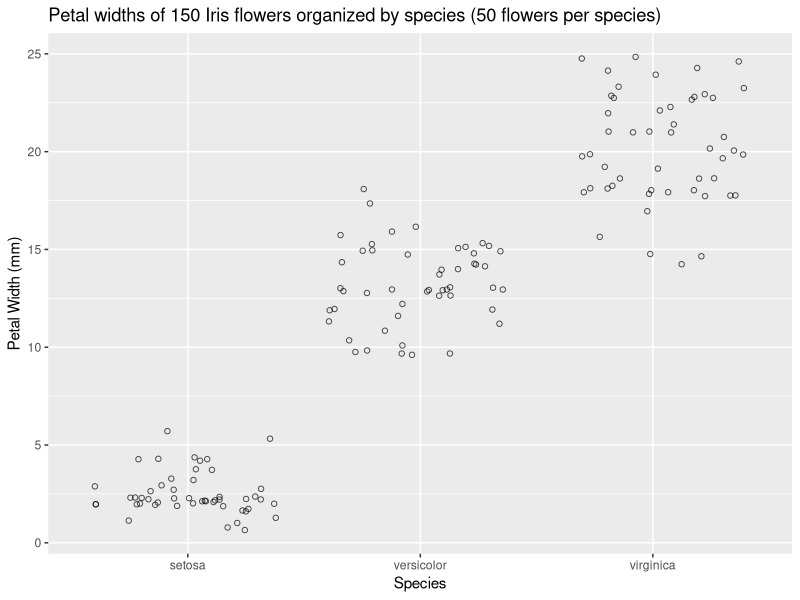
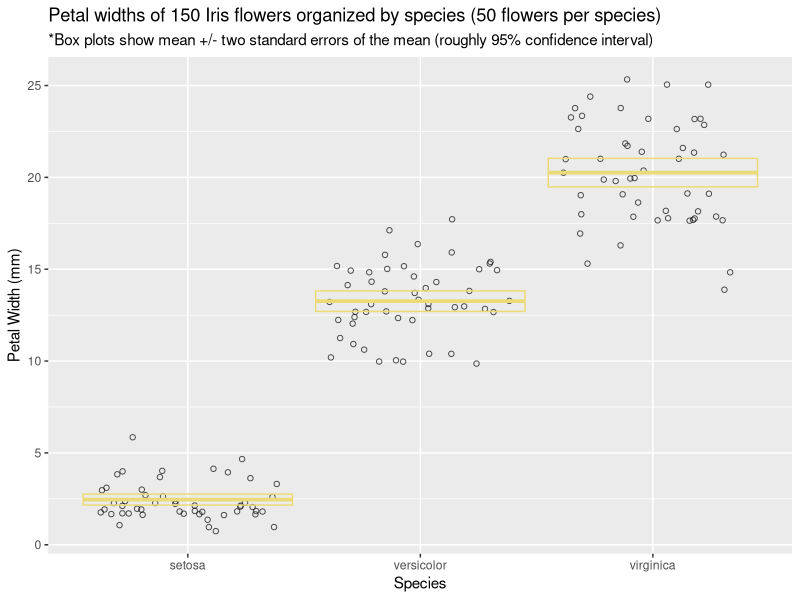
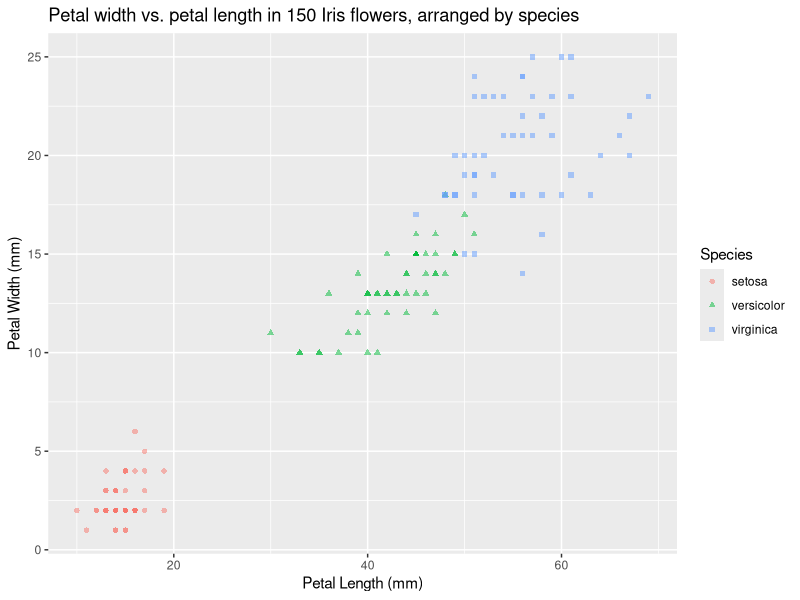

These figures' R source, in order: (Note: this script raises an error after producing the figures.)
## ---- chunk 1

library(tidyverse)
(iris <- as_tibble(iris))

## ---- chunk 2

(i2 <- rename(iris,
       sepal_length = Sepal.Length,
       sepal_width = Sepal.Width,
       petal_length = Petal.Length,
       petal_width = Petal.Width,
       species = Species))

## ---- chunk 3

(i2_mm <- transmute(i2, 
       sepal_length_mm = sepal_length * 10,
       sepal_width_mm = sepal_width * 10,
       petal_length_mm = petal_length * 10,
       petal_width_mm = petal_width * 10,
       species = species))


## ---- chunk 4

(areas <- transmute(i2_mm,
                      sepal_area = sepal_length_mm * sepal_width_mm,
                      petal_area = petal_length_mm * petal_width_mm,
                    species = species))

## ---- chunk 5

(summary_sepal_length <- summarize(i2_mm,
          sample_size = n(),
          max_value = max(sepal_length_mm),
          min_value = min(sepal_length_mm),
          range = max_value - min_value,
          median = median(sepal_length_mm),
          first_quartile = quantile(sepal_length_mm, .25),   
          third_quartile = quantile(sepal_length_mm, .75),
          inter_quartile_range = IQR(sepal_length_mm)))

## ---- chunk 6

species_grouped <- group_by(i2_mm, species)

(summary_petal_width <- summarize(species_grouped,
                                  sample_size = n(),
                                  mean = mean(petal_width_mm),
                                  sd = sd(petal_width_mm),
                                  var = var(petal_width_mm),
                                  sem = sd / sqrt(sample_size),
                                  ci_upper = mean + 2*sem,   
                                  ci_lower = mean - 2*sem))

## ---- chunk 7

ggplot(data = i2_mm) +
  geom_jitter(mapping = aes(y = petal_width_mm, x = species), shape = 1,
              alpha = .7) +
  labs(x = "Species", y = "Petal Width (mm)", title = "Petal widths of 150 Iris flowers organized by species (50 flowers per species)")

## ---- chunk 8

ggplot(data = i2_mm) +
  geom_jitter(mapping = aes(y = petal_width_mm, x = species), shape = 1,
              alpha = .7) +
  geom_crossbar(data = summary_petal_width, mapping = aes(x = species, y = mean, 
                                                          ymax = ci_upper, ymin = ci_lower),
                color = "#EDDA74") +
  labs(x = "Species", y = "Petal Width (mm)", title = "Petal widths of 150 Iris flowers organized by species (50 flowers per species)",
       subtitle = "*Box plots show mean +/- two standard errors of the mean (roughly 95% confidence interval)")

## ---- chunk 9

ggplot(data = i2_mm) +
  geom_point(mapping = aes(x = petal_length_mm, y = petal_width_mm, color = species, shape = species),
               alpha = .5) +
  labs(x = "Petal Length (mm)", y = "Petal Width (mm)", color = "Species", shape = "Species", 
       title = "Petal width vs. petal length in 150 Iris flowers, arranged by species")

## ---- chunk 10
sessioninfo::session_info()
